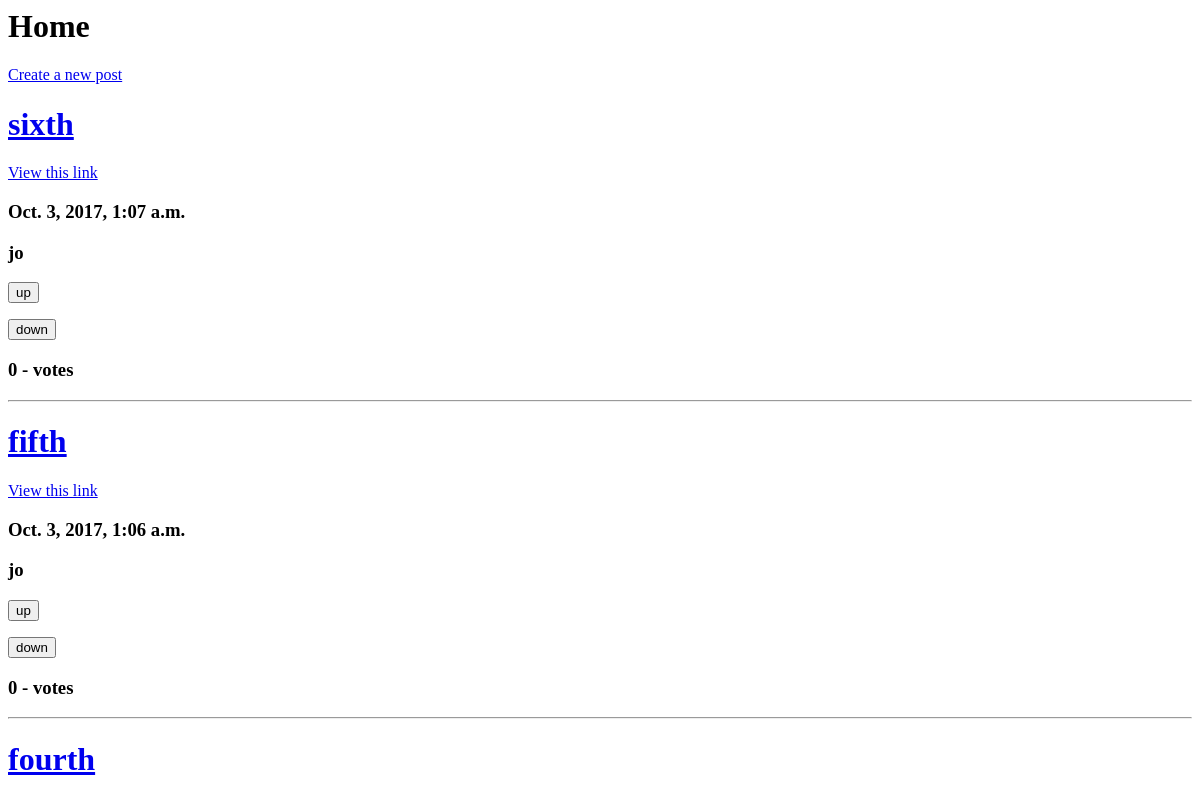
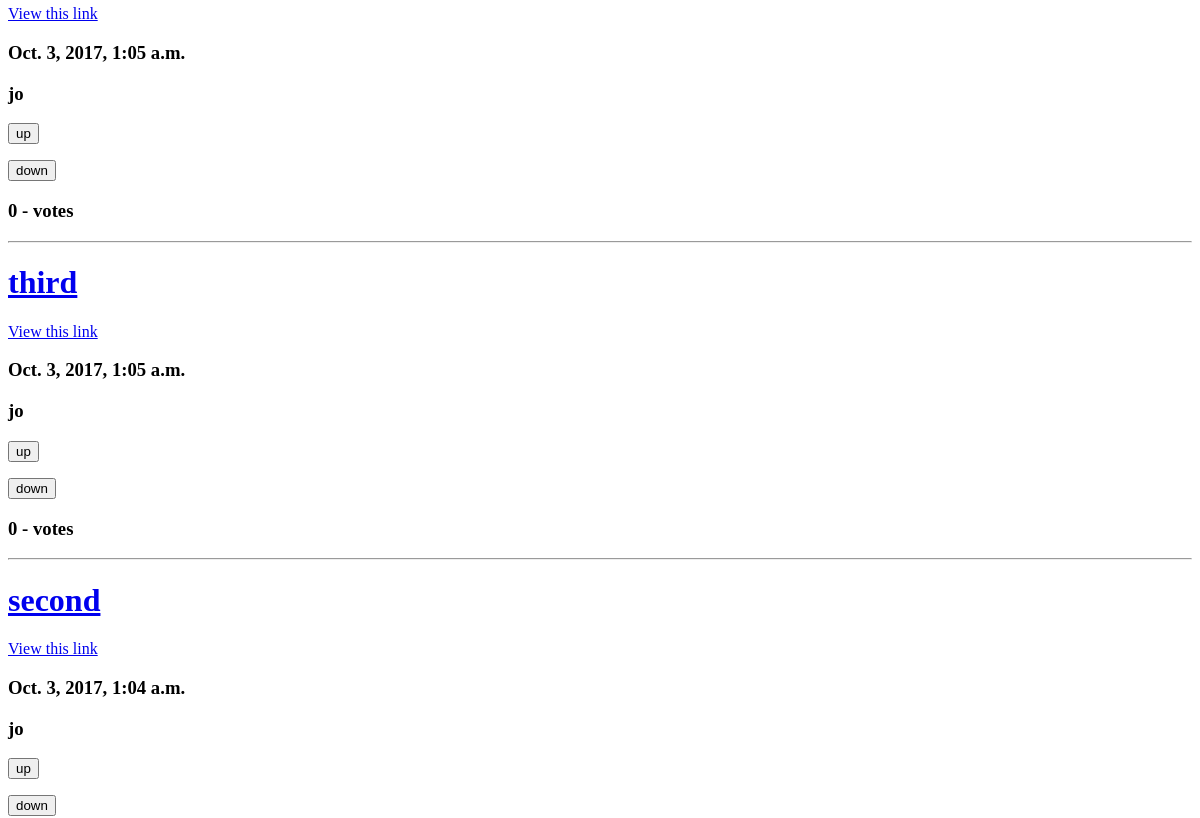
The app's page / (upper part), older data (2 pictures, top to bottom).
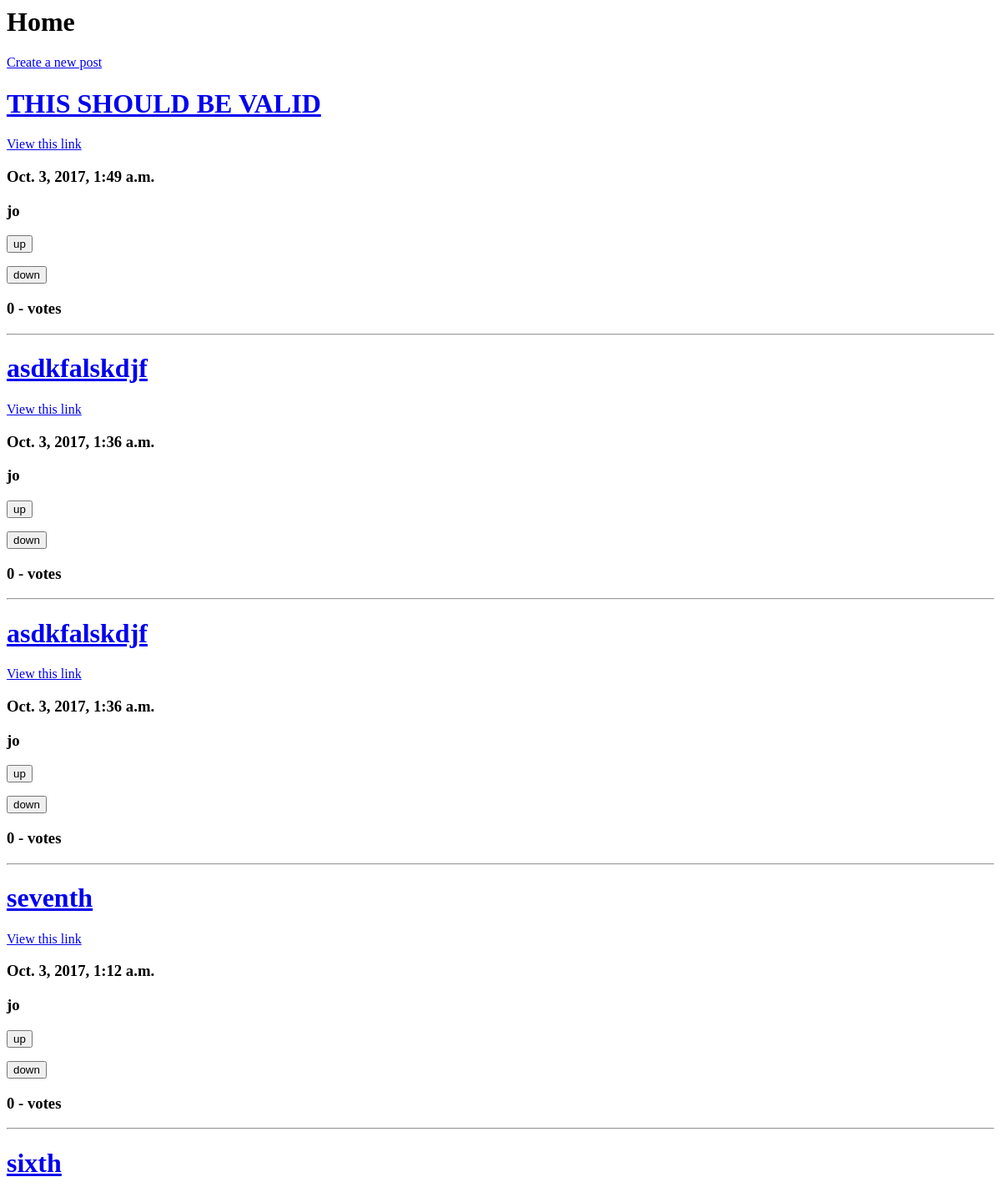
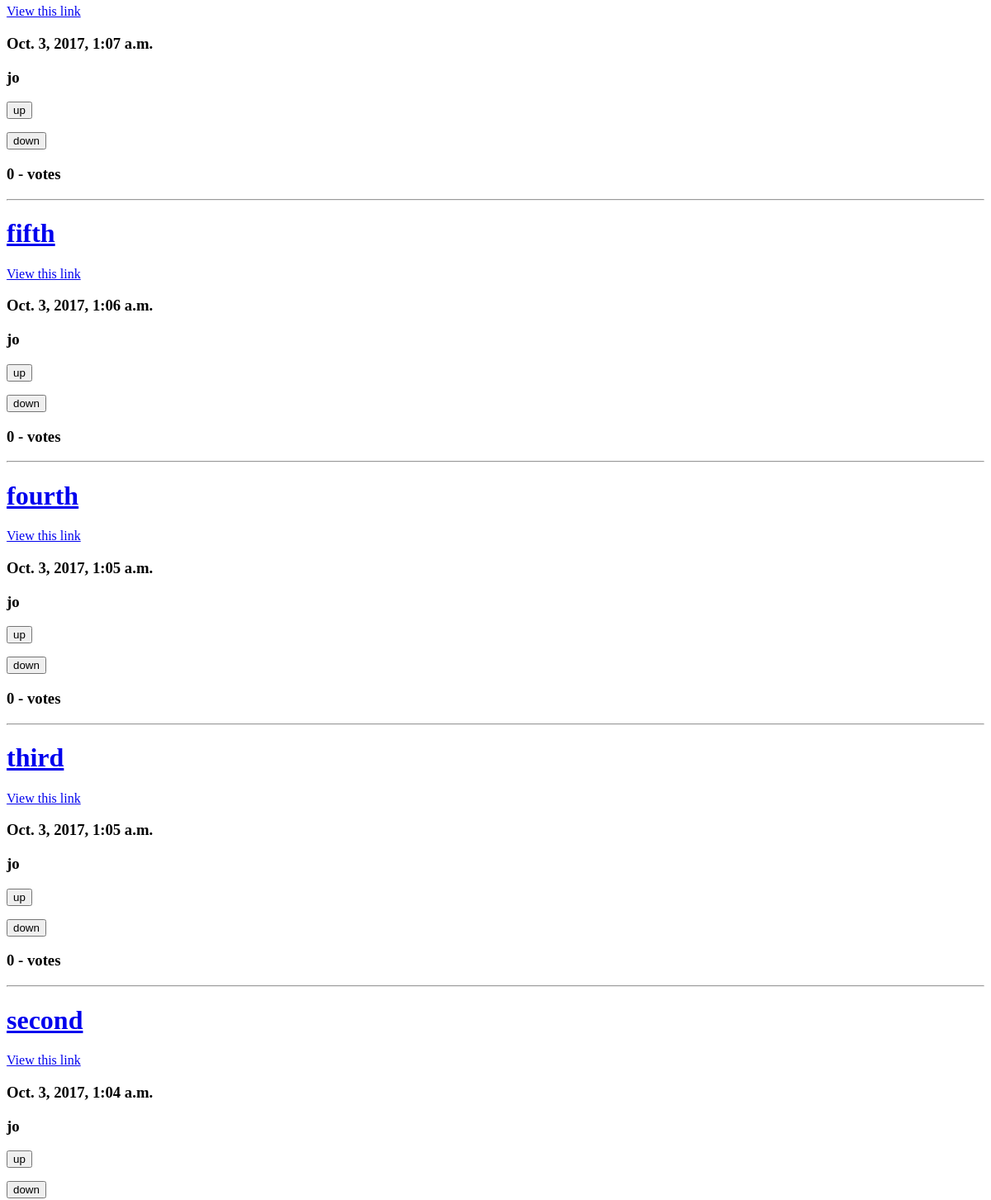
The same page, newer data (2 pictures, top to bottom).
### posts/models.py (models this page shows, shortened)
class Post(models.Model):
    title = models.CharField(max_length=255)
    url = models.TextField(max_length=255)
    pub_date = models.DateTimeField()
    votes_total = models.IntegerField(default=0)
    author = models.ForeignKey(User)

### posts/views.py (the view)
# urls.py: url(r'^$', views_post.index, name='home'),
def index(request):
    posts = models.Post.objects.order_by('-pub_date')
    return render(request, 'posts/index.html', {
        'posts': posts
    })

### posts/templates/posts/index.html (shortened to what this page needs)
<h1>Home</h1>
<a href="{% url 'posts:create' %}">Create a new post</a>
{% for post in posts.all %}
<h1><a href="/posts/show/{{ post.id }}">{{ post.title }}</a></h1>
<a href="{{ post.url }}">View this link</a>
<h3>{{ post.pub_date }}</h3>
<h3>{{ post.author.username }}</h3>
<form method="POST" action="{% url 'posts:upvote' post.id %}">
  <input type="submit" value="up" />
</form>
<form method="POST" action="{% url 'posts:downvote' post.id %}">
  <input type="submit" value="down" />
</form>
<h3>{{ post.votes_total }} - votes</h3>
<hr/>
{% endfor %}

Row changes from the older to the newer data that the page shows:
added Post: title "THIS SHOULD BE VALID", pub_date "Oct. 3, 2017, 1:49 a.m.", author.username "jo", votes_total "0"
added Post: title "asdkfalskdjf", pub_date "Oct. 3, 2017, 1:36 a.m.", author.username "jo", votes_total "0"
added Post: title "asdkfalskdjf", pub_date "Oct. 3, 2017, 1:36 a.m.", author.username "jo", votes_total "0"
added Post: title "seventh", pub_date "Oct. 3, 2017, 1:12 a.m.", author.username "jo", votes_total "0"
